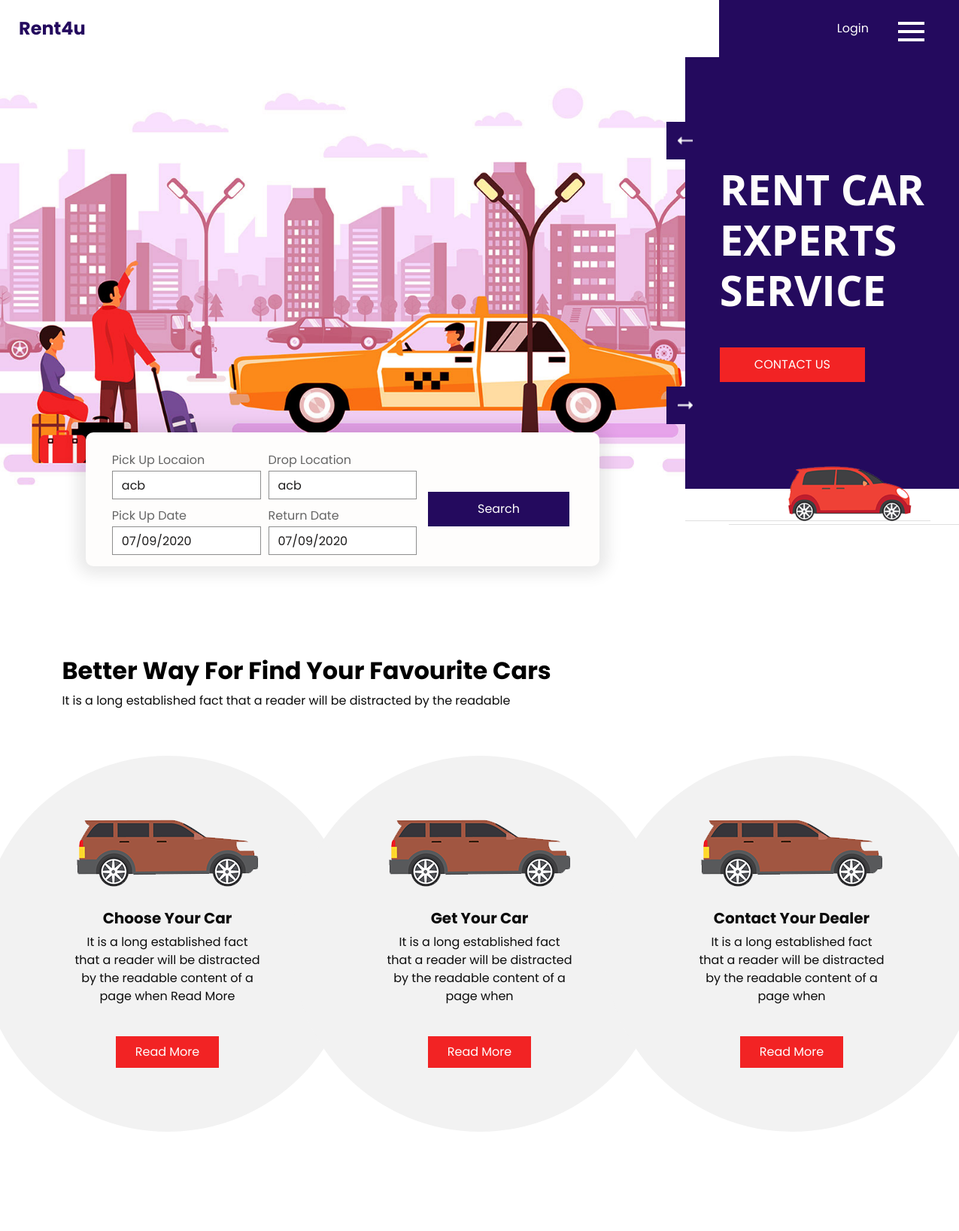
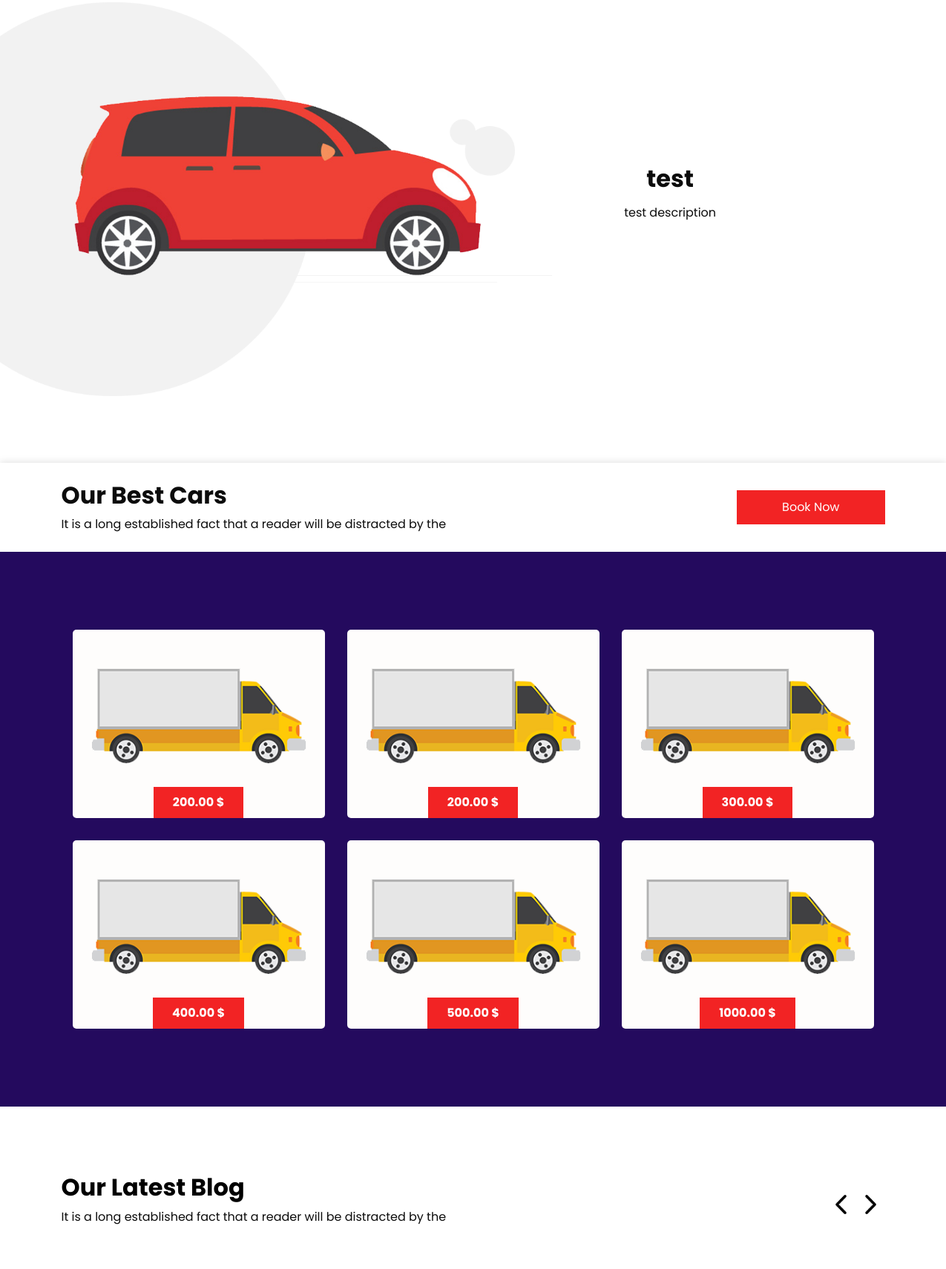
The page / (upper part) on the database its author committed (2 pictures, top to bottom).
### cars/models.py (models this page shows)
class FavoriCarsModel(models.Model):
    title = models.CharField(max_length=50)
    description = models.TextField(max_length=200)
    image = models.CharField(max_length=100)

class BestCarsModel(models.Model):
    image = models.CharField(max_length=50)
    price = models.DecimalField(max_digits=10,decimal_places=2)

### about/models.py (models this page shows)
class AboutModel(models.Model):
    title = models.CharField(max_length=50)
    deescription = models.TextField(max_length=500)
    image = models.CharField(max_length=100)

### home/views.py (the view)
# urls.py: path('',views.home)
def home(request):
    bestcar = FavoriCarsModel.objects.all()
    about = AboutModel.objects.last()
    car = BestCarsModel.objects.all()
    blog = BlogModel.objects.all()
    val = {
        'car':bestcar,
        'about':about,
        'bestcar':car,
        'blog':blog
    }
    return render(request,'home/index.html',val)

### templates/home/index.html (shortened to what this page needs)
{% extends 'shared/_layout.html' %}
{% load static %}
{% block content %}
    <section class=" slider_section position-relative">
      <div class="slider_container">
        <div class="img-box">
          <img src="{% static 'images/hero-img.jpg' %}" alt="">
        </div>
        <div class="detail_container">
          <div id="carouselExampleControls" class="carousel slide" data-ride="carousel">
            <div class="carousel-inner">
              <div class="carousel-item active">
                <div class="detail-box">
                  <h1>
                    Rent Car <br>
                    Experts <br>
                    Service
                  </h1>
                  <a href="">
                    Contact Us
                  </a>
                </div>
              </div>
            </div>
            <a class="carousel-control-prev" href="#carouselExampleControls" role="button" data-slide="prev">
            </a>
            <a class="carousel-control-next" href="#carouselExampleControls" role="button" data-slide="next">
            </a>
          </div>
        </div>
      </div>
    </section>
  <section class="book_section">
    <div class="form_container">
      <form action="">
        <div class="form-row">
          <div class="col-lg-8">
            <div class="form-row">
              <div class="col-md-6">
                <label for="parkingName">Pick Up Locaion</label>
                <input type="text" class="form-control" placeholder="acb ">
              </div>
              <div class="col-md-6">
                <label for="parkingNumber">Drop Location</label>
                <input type="text" class="form-control" placeholder="acb ">
              </div>
            </div>
            <div class="form-row">
              <div class="col-md-6">
                <label for="parkingName">Pick Up Date</label>
                <input type="text" class="form-control" placeholder="07/09/2020">
              </div>
              <div class="col-md-6">
                <label for="parkingNumber">Return Date</label>
                <input type="text" class="form-control" placeholder="07/09/2020">
              </div>
            </div>
          </div>
          <div class="col-lg-4">
            <div class="btn-container">
              <button type="submit" class="">
                Search
              </button>
            </div>
          </div>
        </div>
      </form>
    </div>
    <div class="img-box">
      <img src="images/book-car.png" alt="">
    </div>
  </section>
  <section class="car_section layout_padding2-top layout_padding-bottom">
    <div class="container">
      <div class="heading_container">
        <h2>
          Better Way For Find Your Favourite Cars
        </h2>
        <p>
          It is a long established fact that a reader will be distracted by the readable
        </p>
      </div>
      <div class="car_container">
        {% for x in car %}
          <div class="box">
            <div class="img-box">
              <img src="{% static 'images/c-1.png' %}" alt="">
            </div>
            <div class="detail-box">
              <h5>
                {{x.title}}
              </h5>
              <p>
                {{x.description}}
              </p>
              <a href="">
                Read More
              </a>
            </div>
          </div>
        {% endfor %}
      </div>
    </div>
  </section>
  <section class="about_section layout_padding-bottom">
    <div class="container-fluid">
      <div class="row">
        <div class="col-md-7 px-0">
          <div class="img-box">
            <img src="{% static 'images/about-img.png' %}" alt="">
          </div>
        </div>
        <div class="col-md-4 col-lg-3">
          <div class="detail-box">
            <h2>
              {{about.title}}
            </h2>
            <p>
              {{about.deescription}}
            </p>
          </div>
        </div>
      </div>
    </div>
  </section>
  <section class="best_section">
    <div class="container">
      <div class="book_now">
        <div class="detail-box">
          <h2>
            Our Best Cars
          </h2>
          <p>
            It is a long established fact that a reader will be distracted by the
          </p>
        </div>
        <div class="btn-box">
          <a href="">
            Book Now
          </a>
        </div>
      </div>
    </div>
  </section>
  <section class="rent_section layout_padding">
    <div class="container">
      <div class="rent_container">
            {% for best in bestcar %}
                <div class="box">
                    <div class="img-box">
                    <img src="{% static 'images/r-1.png' %}" alt="">
                    </div>
                    <div class="price">
                    <a href="">
                        {{best.price}} $
                    </a>
                    </div>
                </div>
            {% endfor %}
      </div>
    </div>
  </section>
 <section class="blog_section layout_padding">
  <div class="container">
    <div class="heading_container">
      <h2>
        Our Latest Blog
      </h2>
      <p>
        It is a long established fact that a reader will be distracted by the
      </p>
    </div>
  </div>
  <div class="blog_container">
    <div class="layout_padding2-top">
    </div>
  </div>
</section>
{% endblock content %}

### rows shown on the page
FavoriCarsModel: title "Choose Your Car", description "It is a long established fact that a reader will be distracted by the readable content of a page when Read More"
FavoriCarsModel: title "Get Your Car", description "It is a long established fact that a reader will be distracted by the readable content of a page when"
FavoriCarsModel: title "Contact Your Dealer", description "It is a long established fact that a reader will be distracted by the readable content of a page when"
AboutModel: title "test", deescription "test description"
BestCarsModel: price "200.00"
BestCarsModel: price "200.00"
BestCarsModel: price "300.00"
BestCarsModel: price "400.00"
BestCarsModel: price "500.00"
BestCarsModel: price "1000.00"
